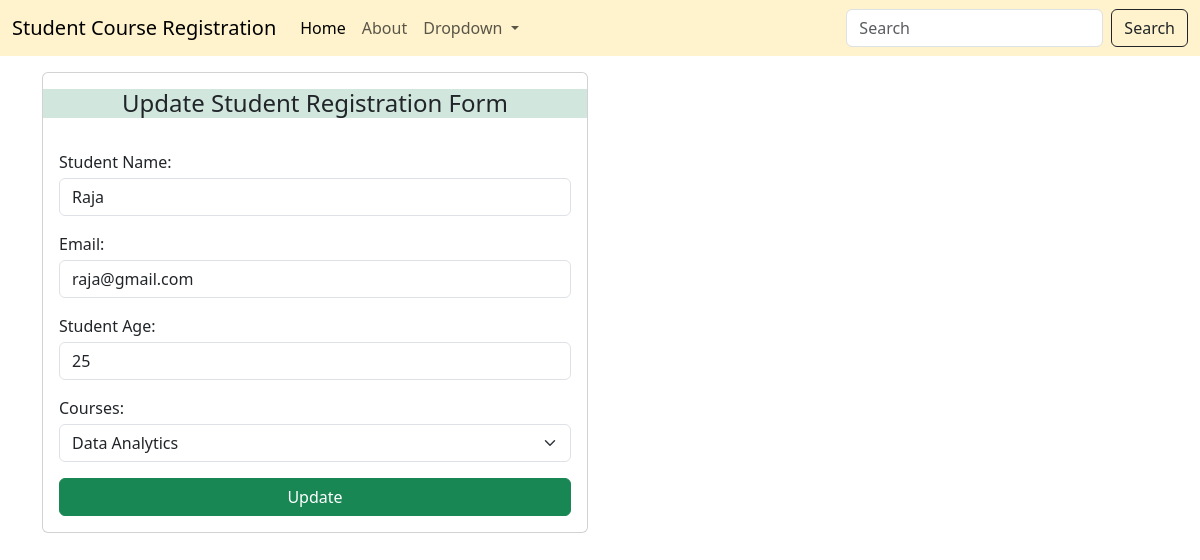
Screenshot of /update/1 with the database file from the repository.
### studentregistration/models.py (models this page shows)
class Register(models.Model):
    name=models.CharField(max_length=50)
    email=models.EmailField()
    age=models.IntegerField()
    course=models.CharField(max_length=50)

### studentregistration/views.py (the view, shortened to what this page needs)
# urls.py: path('update',include("studentregistration.urls"))
def update(request,id):
    data=Register.objects.get(id=id)
    context={"data":data}
    return render(request,"update.html",context)

### templates/update.html (shortened to what this page needs)
<!DOCTYPE html>
<html lang="en">
  <head>
    <link
      href="https://cdn.jsdelivr.net/npm/bootstrap@5.3.2/dist/css/bootstrap.min.css"
      rel="stylesheet"
    />
  </head>
  <body>
    <nav class="navbar navbar-expand-lg bg-warning-subtle">
      <div class="container-fluid">
        <a class="navbar-brand" href="/">Student Course Registration</a>
        <div class="collapse navbar-collapse" id="navbarSupportedContent">
          <ul class="navbar-nav me-auto mb-2 mb-lg-0">
            <li class="nav-item">
              <a class="nav-link active" aria-current="page" href="/">Home</a>
            </li>
            <li class="nav-item">
              <a class="nav-link" href="#">About</a>
            </li>
            <li class="nav-item dropdown">
              <a
                class="nav-link dropdown-toggle"
                href="#"
                role="button"
                data-bs-toggle="dropdown"
                aria-expanded="false"
              >
                Dropdown
              </a>
            </li>
          </ul>
          <form class="d-flex" role="search">
            <input
              class="form-control me-2"
              type="search"
              placeholder="Search"
              aria-label="Search"
            />
            <button class="btn btn-outline-dark" type="submit">Search</button>
          </form>
        </div>
      </div>
    </nav>
    <div class="container mt-3">
      <div class="row">
        <div class="col-md-6">
          <div class="card">
            <div class="card-title">
              <h4 class="text-center bg-success-subtle text-dark mt-3">
                Update Student Registration Form
              </h4>
            </div>
            <div class="card-text p-3">
              <form action="/update/{{data.id}}" method="post"> {% csrf_token %}
                <div class="form-group">
                  <label for="name" class="mb-1">Student Name:</label>
                  <input
                    class="form-control"
                    type="text"
                    name="fullname"
                    id="name_01"
                    value="{{data.name}}"
                    placeholder="enter your name"
                    required
                  />
                </div>
                <div class="form-group mt-3">
                  <label for="email" class="mb-1">Email:</label>
                  <input
                    class="form-control"
                    type="email"
                    name="email"
                    id="email_01"
                    value={{data.email}}
                    placeholder="enter your email"
                    required
                  />
                </div>
                <div class="form-group mt-3">
                    <label for="age" class="mb-1">Student Age:</label>
                    <input
                      class="form-control"
                      type="number"
                      name="age"
                      id="age_01"
                      value={{data.age}}
                      placeholder="enter your age"
                    />
                </div>
                <div class="form-group mt-3">
                    <label for="course" class="mb-1">Courses:</label>
                    <select class="form-select" aria-label="select-course" name="course">
                        <option selected value={{data.course}}>{{data.course}}</option>
                      </select>
                </div>
                <div class="d-grid gap-2 mt-3">
                    <button class="btn btn-success" type="submit">Update</button>
                  </div>
              </form>
            </div>
          </div>
        </div>
      </div>
    </div>
  </body>
</html>

### rows the page displays
Register: fullname "Raja", email "raja@gmail.com", age "25", course "Data Analytics"
